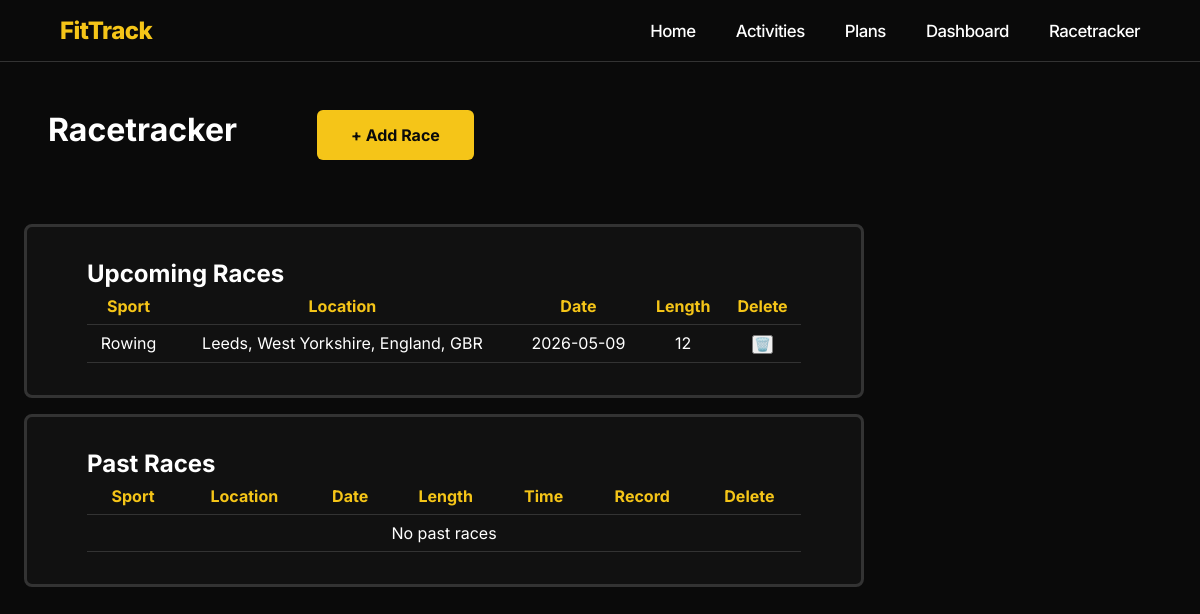
Screenshot of /racetracker (signed in) with the database file from the repository.
### tables this page shows
CREATE TABLE races (
            id INTEGER PRIMARY KEY AUTOINCREMENT,
            name TEXT NOT NULL,
            race_type TEXT NOT NULL,
            location TEXT NOT NULL,
            date TEXT NOT NULL,
            finish_time TEXT,
            is_pb INTEGER DEFAULT 0,
            status TEXT NOT NULL,
            user_id TEXT NOT NULL,
            FOREIGN KEY (user_id) REFERENCES users(id)
        );

### routes/races.py (the view)
@races.route("/racetracker")
def racetracker():
    if "user_id" not in session:
        return redirect("/login")
    user_races = race_store.get_races_for_user(session["user_id"])
    summary = race_store.get_race_summary(session["user_id"])
    personal_bests = race_store.get_personal_bests(session["user_id"])
    return render_template("racetracker.html", races=user_races, summary=summary, personal_bests=personal_bests)

### data/database.py (called while the page is built)
def get_connection():
    connection = sqlite3.connect(DATABASE_NAME)
    connection.row_factory = sqlite3.Row
    return connection

### data/race_store.py (called while the page is built, shortened)
def get_races_for_user(user_id):
    connection = get_connection()
    cursor = connection.cursor()
    rows = cursor.execute(
        """
        SELECT * FROM races
        WHERE user_id = ?
        ORDER BY date ASC
        """,
        (user_id,)
    ).fetchall()
    connection.close()
    races = []
    for row in rows:
        races.append({
            "id": row["id"],
            "name": row["name"],
            "race_type": row["race_type"],
            "location": row["location"],
            "date": row["date"],
            "finish_time": row["finish_time"],
            "is_pb": row["is_pb"],
            "status": row["status"],
            "user_id": row["user_id"]
        })
    return races

def get_personal_bests(user_id):
    connection = get_connection()
    cursor = connection.cursor()
    rows = cursor.execute(
        """
        SELECT * FROM races
        WHERE user_id = ? AND is_pb = 1
        ORDER BY race_type ASC
        """,
        (user_id,)
    ).fetchall()
    connection.close()
    pbs = []
    return pbs

def get_race_summary(user_id):
    races = get_races_for_user(user_id)
    total_races = len(races)
    upcoming_races = 0
    past_races = 0
    personal_bests = 0
    for race in races:
        if race["status"] == "upcoming":
            upcoming_races += 1
        if race["status"] == "past":
            past_races += 1
        if race["is_pb"] == 1:
            personal_bests += 1
    return {
        "total_races": total_races,
        "upcoming_races": upcoming_races,
        "past_races": past_races,
        "personal_bests": personal_bests
    }

### templates/racetracker.html (shortened to what this page needs)
<!DOCTYPE html>
<html lang="en">
<head>
    <link href="/static/css/style.css" rel="stylesheet">
</head>
<body>
    {% include "navbar.html" %}
    <main>
        <div class="racetracker">
            <h1>Racetracker</h1>
            <a href="/addrace" class="btn btna">+ Add Race</a>
        </div>
        <section class="upcomingraces">
            <h2>Upcoming Races</h2>
            <table>
                <thead>
                    <tr>
                        <th>Sport</th>
                        <th>Location</th>
                        <th>Date</th>
                        <th>Length</th>
                        <th>Delete</th>
                    </tr>
                </thead>
                <tbody>
                    {% for race in races if race['status'] == 'upcoming' %}
                    <tr>
                        <td>{{ race['name'] }}</td>
                        <td>{{ race['location'] }}</td>
                        <td>{{ race['date'] }}</td>
                        <td>{{ race['race_type'] }}</td>
                        <td>
                            <form method="POST" action="/races/{{ race['id'] }}/delete"
                                onsubmit="return confirm('Delete this race?')">
                                <button type="submit" class="delete-btn">🗑️</button>
                            </form>
                        </td>
                    </tr>
                    {% else %}
                    <tr>
                        <td colspan="5">No upcoming races</td>
                    </tr>
                    {% endfor %}
                </tbody>
            </table>
        </section>
        <section class="pastraces">
            <h2>Past Races</h2>
            <table>
                <thead>
                    <tr>
                        <th>Sport</th>
                        <th>Location</th>
                        <th>Date</th>
                        <th>Length</th>
                        <th>Time</th>
                        <th>Record</th>
                        <th>Delete</th>
                    </tr>
                </thead>
                <tbody>
                    {% for race in races if race['status'] == 'past' %}
                    <tr class="{{ 'pbrow' if race['is_pb'] == 1 else '' }}">
                        <td>{{ race['name'] }}</td>
                        <td>{{ race['location'] }}</td>
                        <td>{{ race['date'] }}</td>
                        <td>{{ race['race_type'] }}</td>
                        <td>{{ race['finish_time'] }}</td>
                        <td class="{{ 'pbcol' if race['is_pb'] == 1 else '' }}">
                            {{ '🥇 PB' if race['is_pb'] == 1 else '' }}
                        </td>
                        <td>
                            <form method="POST" action="/races/{{ race['id'] }}/delete"
                                onsubmit="return confirm('Delete this race?')">
                                <button type="submit" class="delete-btn">🗑️</button>
                            </form>
                        </td>
                    </tr>
                    {% else %}
                    <tr>
                        <td colspan="7">No past races</td>
                    </tr>
                    {% endfor %}
                </tbody>
            </table>
        </section>
    </main>
</body>
</html>

### static/css/style.css (style rules this page uses)
:root { --bg: #0a0a0a; --yellow: #f5c518; --text: #ffffff; --text-muted: #aaaaaa; --card: #111111; --border: #333333; }
* { margin: 0; padding: 0; box-sizing: border-box; }
body { background: var(--bg); color: var(--text); font-family: 'Inter', sans-serif; }
.btn { padding: 0.8rem 2rem; border-radius: 0.375rem; text-decoration: none; font-weight: 700; display: inline-block; box-sizing: border-box; }
.btna { background: var(--yellow); color: #0a0a0a; cursor: pointer; border: 2px solid transparent; }
.racetracker { padding: 3rem; display: flex; gap: 5rem; }
.upcomingraces, .pastraces { padding: 2rem 5%; border: 3px solid var(--border); border-radius: 0.5rem; background: var(--card); width: 70%; margin: 1rem 2% }
table { width: 100%; border-collapse: collapse; }
th, td { padding: 0.5rem; border-bottom: 1px solid var(--border); }
th { color: var(--yellow); }
td { text-align: center; }

### rows the page displays
races: name "Rowing", location "Leeds, West Yorkshire, England, GBR", date "2026-05-09", race_type "12"
